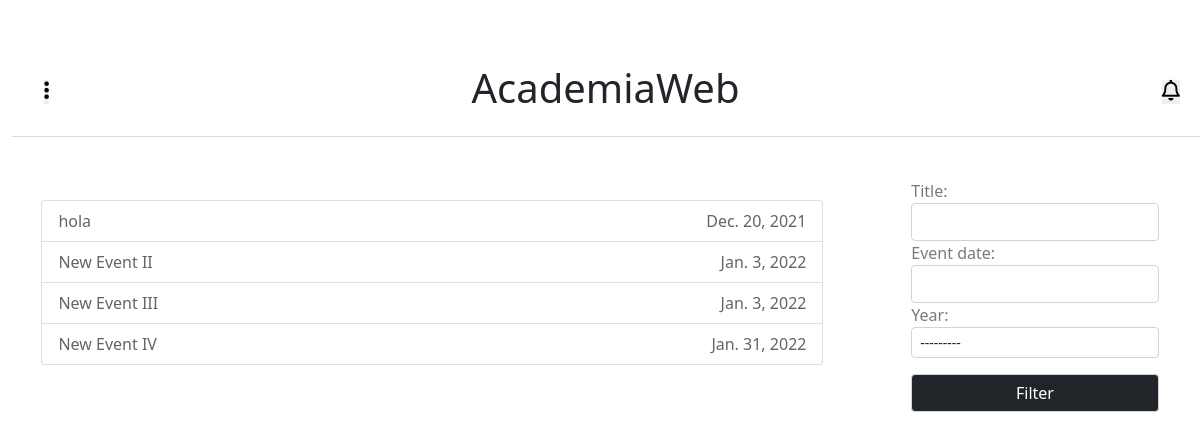
The app's page /academiaweb/events with its own data.
### main_app/models.py (models this page shows, shortened)
class Events(models.Model):
    id          = models.AutoField(primary_key=True)
    title       = models.CharField(max_length=50)
    message     = models.TextField()
    event_date  = models.DateField()
    year        = models.ForeignKey(SchoolYears,on_delete=models.CASCADE)
    created     = models.DateTimeField(auto_now_add=datetime.datetime.now())
    class Meta():
        verbose_name        = 'Event'
        verbose_name_plural = 'Events'

### main_app/views.py (the view)
# urls.py: path('events',views.EventsList.as_view(),name='events_list'),
class EventsList(FilterView):
    model            = Events
    filterset_class  = EventsFilters
    template_name    = 'events/events_list.html'

### main_app/models.py (called while the page is built)
    def __str__(self):
        return str(self.id)

### main_app/templates/events/events_list.html (shortened to what this page needs)
{% extends 'base_home.html' %}
{% load static %}
{% block content %}
<div class="content">
    <div class="content-title">
    </div>
    <div class="list-users">
        <ul class="list-group">
            {% if object_list %}{% for obj in object_list %}
            <li class="list-group-item">
                <a href="{% url 'event_data' obj.id %}">
                    <p id="info1">{{obj.title}}</p>
                    <p id="info2">{{obj.event_date}}</p>
                </a>
            </li>{% endfor %} {% else %}
            <li class="list-group-item">
                No Results Found...
            </li>
            {% endif %}
        </ul>
        {% if filter %}
        <div class="filters">
            <form method="GET">
                {{ filter.form }}
                <input type="submit" value="Filter">
            </form>
        </div>
        {% endif %}
    </div>
</div>
{% endblock %}

### static/main_app/css/request_list.css (style rules this page uses)
.content { width: 100%; }
.content-title { display: flex; justify-content: space-between; align-items: center; width: 95%; padding: 2rem 0 0 0; margin: auto; }
.list-group { padding: 2rem 0 0 0; }
.list-group-item a { text-decoration: none; display: flex; align-items: center; justify-content: space-between; }
.list-group-item a p { margin: 0; color: rgb(100, 100, 100); }
.list-group-item a p#info2 { display: none; }
.filters { padding: 0.7rem 0 0 2rem; width: 25%; }
form { visibility: hidden; opacity: 0; position: absolute; transition: all 0.2s; }
form input { display: block; width: 100%; padding: .375rem .75rem; font-size: 1rem; font-weight: 400; line-height: 1.5; color: #212529; background-color: #fff; background-clip: padding-box; border: 1px solid #ced4da; -webkit-appearance: none; -moz-appearance: none; appearance: none; border-radius: .25rem; transition: border-color .15s ease-in-out,box-shadow .15s ease-in-out; }
form input[type=submit] { background: #212529; color: white; margin: 1rem 0 0 0; }
form select { display: block; width: 100%; -moz-padding-start: calc(0.75rem - 3px); font-weight: 400; line-height: 1.5; color: #212529; background-color: #fff; background-image: url('http://www.w3.org/2000/svg'); background-repeat: no-repeat; background-position: right .75rem center; background-size: 16px 12px; border: 1px solid #ced4da; border-radius: .25rem; transition: border-color .15s ease-in-out,box-shadow .15s ease-in-out; -webkit-appearance: none; -moz-appearance: none; appearance: none; padding-top: .25rem; padding-bottom: .25rem; padding-left: .5rem; font-size: .875rem; }
form label { color: rgb(122, 122, 122); }
@media (min-width:575px) { .list-group-item a p#info2 { display: block; } }
@media (min-width:1000px) { .list-users { display: flex; justify-content: space-between; width: 95%; margin: auto; } }
@media (min-width:1000px) { .list-group { width: 70%; } }
@media (min-width:1000px) { .filters form { visibility: visible; opacity: 1; position: relative; } }
@media (min-width:1000px) { form { margin: auto; } }

### records on screen
Events: title "hola", event_date "Dec. 20, 2021"
Events: title "New Event II", event_date "Jan. 3, 2022"
Events: title "New Event III", event_date "Jan. 3, 2022"
Events: title "New Event IV", event_date "Jan. 31, 2022"
